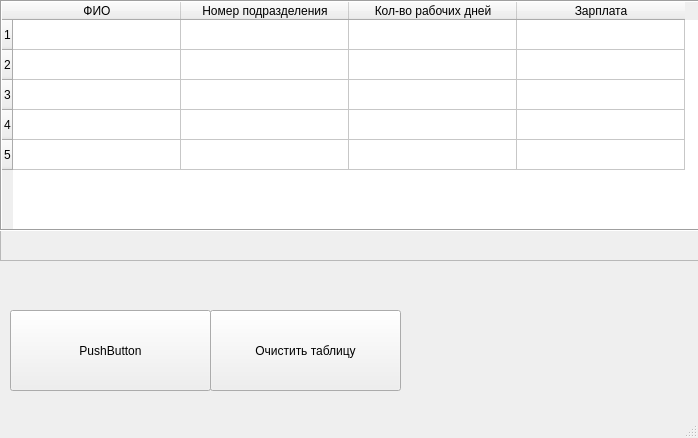
<?xml version="1.0" encoding="UTF-8"?>
<ui version="4.0">
 <class>MainWindow</class>
 <widget class="QMainWindow" name="MainWindow">
  <property name="enabled">
   <bool>true</bool>
  </property>
  <property name="geometry">
   <rect>
    <x>0</x>
    <y>0</y>
    <width>698</width>
    <height>438</height>
   </rect>
  </property>
  <property name="windowTitle">
   <string>Список студентов</string>
  </property>
  <widget class="QWidget" name="centralwidget">
   <widget class="QFrame" name="frame">
    <property name="geometry">
     <rect>
      <x>0</x>
      <y>0</y>
      <width>841</width>
      <height>261</height>
     </rect>
    </property>
    <property name="frameShape">
     <enum>QFrame::StyledPanel</enum>
    </property>
    <property name="frameShadow">
     <enum>QFrame::Raised</enum>
    </property>
    <widget class="QTableWidget" name="tableWidget">
     <property name="geometry">
      <rect>
       <x>0</x>
       <y>0</y>
       <width>701</width>
       <height>231</height>
      </rect>
     </property>
     <property name="frameShape">
      <enum>QFrame::Box</enum>
     </property>
     <property name="frameShadow">
      <enum>QFrame::Sunken</enum>
     </property>
     <property name="rowCount">
      <number>5</number>
     </property>
     <property name="columnCount">
      <number>4</number>
     </property>
     <attribute name="horizontalHeaderVisible">
      <bool>true</bool>
     </attribute>
     <attribute name="horizontalHeaderDefaultSectionSize">
      <number>168</number>
     </attribute>
     <row/>
     <row/>
     <row/>
     <row/>
     <row/>
     <column>
      <property name="text">
       <string>ФИО</string>
      </property>
     </column>
     <column>
      <property name="text">
       <string>Номер подразделения</string>
      </property>
     </column>
     <column>
      <property name="text">
       <string>Кол-во рабочих дней</string>
      </property>
     </column>
     <column>
      <property name="text">
       <string>Зарплата</string>
      </property>
     </column>
    </widget>
   </widget>
   <widget class="QPushButton" name="pushButton_2">
    <property name="geometry">
     <rect>
      <x>210</x>
      <y>310</y>
      <width>191</width>
      <height>81</height>
     </rect>
    </property>
    <property name="text">
     <string>Очистить таблицу</string>
    </property>
   </widget>
   <widget class="QPushButton" name="pushButton">
    <property name="geometry">
     <rect>
      <x>10</x>
      <y>310</y>
      <width>201</width>
      <height>81</height>
     </rect>
    </property>
    <property name="text">
     <string>PushButton</string>
    </property>
   </widget>
  </widget>
  <widget class="QMenuBar" name="menubar">
   <property name="geometry">
    <rect>
     <x>0</x>
     <y>0</y>
     <width>698</width>
     <height>21</height>
    </rect>
   </property>
  </widget>
  <widget class="QStatusBar" name="statusbar"/>
 </widget>
 <resources/>
 <connections>
  <connection>
   <sender>pushButton_2</sender>
   <signal>clicked()</signal>
   <receiver>tableWidget</receiver>
   <slot>clearContents()</slot>
   <hints>
    <hint type="sourcelabel">
     <x>319</x>
     <y>349</y>
    </hint>
    <hint type="destinationlabel">
     <x>301</x>
     <y>222</y>
    </hint>
   </hints>
  </connection>
 </connections>
</ui>
